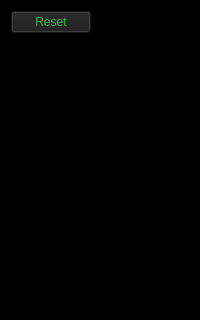
<?xml version="1.0" encoding="UTF-8"?>
<ui version="4.0">
 <class>MainWindow</class>
 <widget class="QMainWindow" name="MainWindow">
  <property name="geometry">
   <rect>
    <x>0</x>
    <y>0</y>
    <width>200</width>
    <height>320</height>
   </rect>
  </property>
  <property name="windowTitle">
   <string>MainWindow</string>
  </property>
  <property name="autoFillBackground">
   <bool>false</bool>
  </property>
  <property name="styleSheet">
   <string notr="true">color: rgb(0, 255, 127);
background-color: black;</string>
  </property>
  <widget class="QWidget" name="centralWidget">
   <layout class="QVBoxLayout" name="verticalLayout">
    <item>
     <layout class="QHBoxLayout" name="horizontalLayout">
      <item>
       <widget class="QPushButton" name="bReset">
        <property name="sizePolicy">
         <sizepolicy hsizetype="Maximum" vsizetype="Maximum">
          <horstretch>0</horstretch>
          <verstretch>0</verstretch>
         </sizepolicy>
        </property>
        <property name="styleSheet">
         <string notr="true">color: rgb(58, 176, 86) ;
background-color: rgb(29, 29, 29);
</string>
        </property>
        <property name="text">
         <string>Reset</string>
        </property>
       </widget>
      </item>
      <item>
       <widget class="QLabel" name="label">
        <property name="sizePolicy">
         <sizepolicy hsizetype="Preferred" vsizetype="Maximum">
          <horstretch>0</horstretch>
          <verstretch>0</verstretch>
         </sizepolicy>
        </property>
        <property name="text">
         <string/>
        </property>
       </widget>
      </item>
     </layout>
    </item>
    <item>
     <widget class="LifeField" name="widget" native="true">
      <property name="sizePolicy">
       <sizepolicy hsizetype="Expanding" vsizetype="Expanding">
        <horstretch>0</horstretch>
        <verstretch>0</verstretch>
       </sizepolicy>
      </property>
     </widget>
    </item>
   </layout>
  </widget>
  <widget class="QMenuBar" name="menuBar">
   <property name="geometry">
    <rect>
     <x>0</x>
     <y>0</y>
     <width>200</width>
     <height>26</height>
    </rect>
   </property>
  </widget>
 </widget>
 <layoutdefault spacing="6" margin="11"/>
 <customwidgets>
  <customwidget>
   <class>LifeField</class>
   <extends>QWidget</extends>
   <header>field.h</header>
   <container>1</container>
  </customwidget>
 </customwidgets>
 <resources/>
 <connections/>
</ui>
